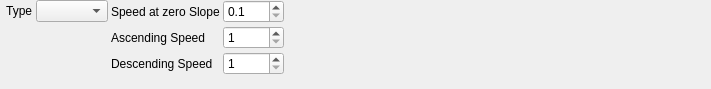
<?xml version="1.0" encoding="UTF-8"?>
<ui version="4.0">
 <class>IFilterSpeedHike</class>
 <widget class="QWidget" name="IFilterSpeedHike">
  <property name="geometry">
   <rect>
    <x>0</x>
    <y>0</y>
    <width>711</width>
    <height>89</height>
   </rect>
  </property>
  <property name="windowTitle">
   <string>Form</string>
  </property>
  <layout class="QGridLayout" name="gridLayout">
   <property name="leftMargin">
    <number>3</number>
   </property>
   <property name="topMargin">
    <number>0</number>
   </property>
   <property name="rightMargin">
    <number>0</number>
   </property>
   <property name="bottomMargin">
    <number>0</number>
   </property>
   <property name="spacing">
    <number>3</number>
   </property>
   <item row="0" column="0">
    <layout class="QHBoxLayout" name="horizontalLayout_3">
     <property name="spacing">
      <number>3</number>
     </property>
     <item>
      <layout class="QVBoxLayout" name="verticalLayout_8">
       <property name="spacing">
        <number>3</number>
       </property>
       <item>
        <layout class="QHBoxLayout" name="horizontalLayout_4">
         <property name="spacing">
          <number>3</number>
         </property>
         <item>
          <widget class="QLabel" name="label_3">
           <property name="text">
            <string> Type</string>
           </property>
           <property name="alignment">
            <set>Qt::AlignLeading|Qt::AlignLeft|Qt::AlignVCenter</set>
           </property>
          </widget>
         </item>
         <item>
          <widget class="QComboBox" name="comboHikingType"/>
         </item>
        </layout>
       </item>
       <item>
        <spacer name="verticalSpacer_4">
         <property name="orientation">
          <enum>Qt::Vertical</enum>
         </property>
         <property name="sizeHint" stdset="0">
          <size>
           <width>20</width>
           <height>40</height>
          </size>
         </property>
        </spacer>
       </item>
      </layout>
     </item>
     <item>
      <widget class="QFrame" name="frameHiking">
       <property name="minimumSize">
        <size>
         <width>0</width>
         <height>0</height>
        </size>
       </property>
       <property name="frameShape">
        <enum>QFrame::NoFrame</enum>
       </property>
       <property name="frameShadow">
        <enum>QFrame::Raised</enum>
       </property>
       <property name="lineWidth">
        <number>1</number>
       </property>
       <layout class="QGridLayout" name="gridLayout_5">
        <property name="leftMargin">
         <number>0</number>
        </property>
        <property name="topMargin">
         <number>0</number>
        </property>
        <property name="rightMargin">
         <number>0</number>
        </property>
        <property name="bottomMargin">
         <number>0</number>
        </property>
        <property name="spacing">
         <number>3</number>
        </property>
        <item row="1" column="0">
         <widget class="QLabel" name="label_12">
          <property name="text">
           <string>Ascending Speed</string>
          </property>
         </widget>
        </item>
        <item row="1" column="1">
         <widget class="QDoubleSpinBox" name="spinAscending">
          <property name="decimals">
           <number>0</number>
          </property>
          <property name="minimum">
           <double>1.000000000000000</double>
          </property>
          <property name="maximum">
           <double>10000.000000000000000</double>
          </property>
          <property name="value">
           <double>1.000000000000000</double>
          </property>
         </widget>
        </item>
        <item row="0" column="2">
         <spacer name="horizontalSpacer">
          <property name="orientation">
           <enum>Qt::Horizontal</enum>
          </property>
          <property name="sizeHint" stdset="0">
           <size>
            <width>0</width>
            <height>20</height>
           </size>
          </property>
         </spacer>
        </item>
        <item row="0" column="1">
         <widget class="QDoubleSpinBox" name="spinPlainSpeed">
          <property name="decimals">
           <number>1</number>
          </property>
          <property name="minimum">
           <double>0.100000000000000</double>
          </property>
          <property name="maximum">
           <double>100.000000000000000</double>
          </property>
          <property name="singleStep">
           <double>0.100000000000000</double>
          </property>
          <property name="value">
           <double>0.100000000000000</double>
          </property>
         </widget>
        </item>
        <item row="0" column="0">
         <widget class="QLabel" name="label_13">
          <property name="text">
           <string>Speed at zero Slope</string>
          </property>
         </widget>
        </item>
        <item row="2" column="1">
         <widget class="QDoubleSpinBox" name="spinDescending">
          <property name="decimals">
           <number>0</number>
          </property>
          <property name="minimum">
           <double>1.000000000000000</double>
          </property>
          <property name="maximum">
           <double>10000.000000000000000</double>
          </property>
          <property name="value">
           <double>1.000000000000000</double>
          </property>
         </widget>
        </item>
        <item row="2" column="0">
         <widget class="QLabel" name="label_14">
          <property name="text">
           <string>Descending Speed</string>
          </property>
         </widget>
        </item>
        <item row="3" column="1">
         <spacer name="verticalSpacer">
          <property name="orientation">
           <enum>Qt::Vertical</enum>
          </property>
          <property name="sizeHint" stdset="0">
           <size>
            <width>20</width>
            <height>0</height>
           </size>
          </property>
         </spacer>
        </item>
       </layout>
      </widget>
     </item>
    </layout>
   </item>
  </layout>
 </widget>
 <tabstops>
  <tabstop>comboHikingType</tabstop>
  <tabstop>spinPlainSpeed</tabstop>
 </tabstops>
 <resources/>
 <connections/>
</ui>
